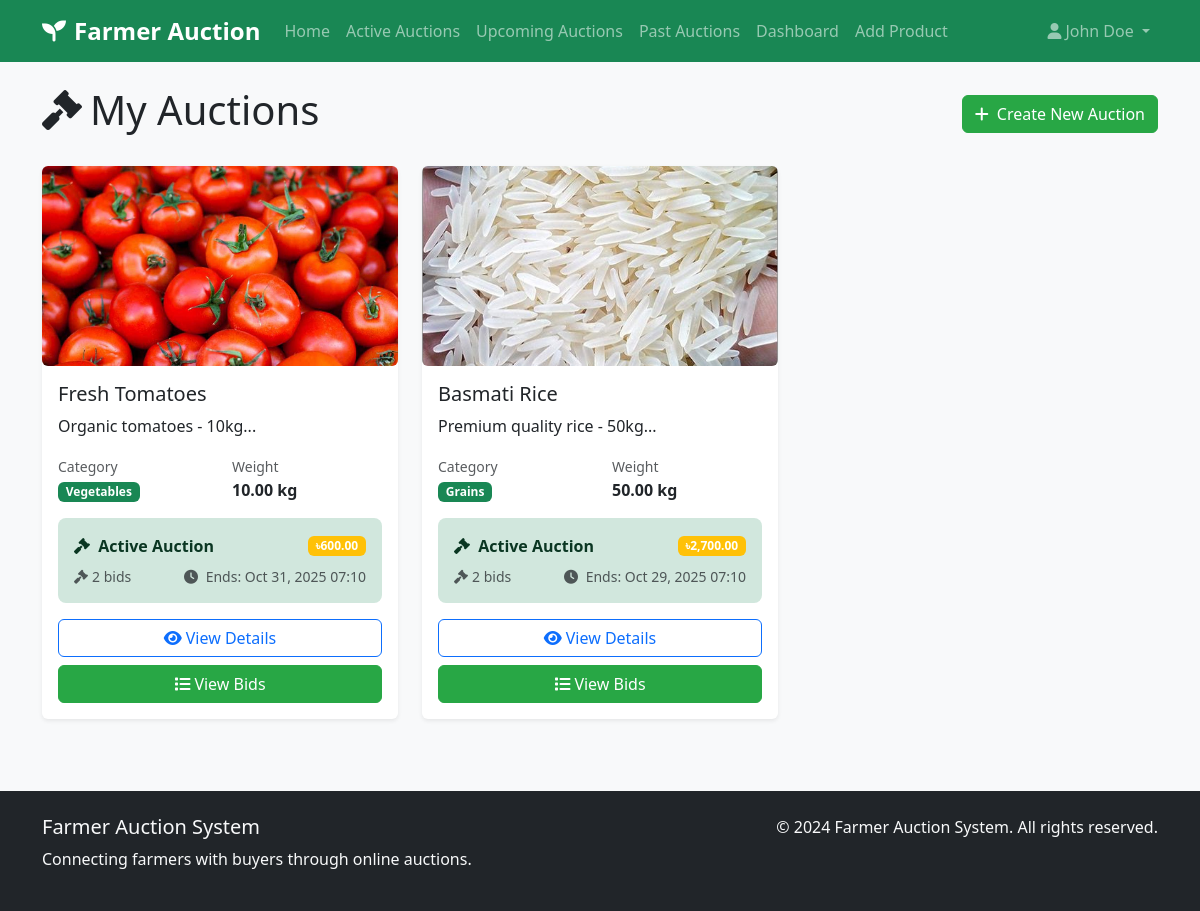
Page /farmer/auctions.php (signed in) on the committed database.
### tables this page shows
CREATE TABLE IF NOT EXISTS Auctions (
    auction_id INT PRIMARY KEY AUTO_INCREMENT,
    product_id INT NOT NULL,
    start_time DATETIME NOT NULL,
    end_time DATETIME NOT NULL,
    status ENUM('Active', 'Closed', 'Cancelled') DEFAULT 'Active',
    current_highest_bid DECIMAL(10,2) DEFAULT 0,
    created_at TIMESTAMP DEFAULT CURRENT_TIMESTAMP,
    FOREIGN KEY (product_id) REFERENCES Products(product_id) ON DELETE CASCADE
);

CREATE TABLE IF NOT EXISTS Products (
    product_id INT PRIMARY KEY AUTO_INCREMENT,
    farmer_id INT NOT NULL,
    product_name VARCHAR(100) NOT NULL,
    description TEXT,
    category VARCHAR(50),
    starting_bid DECIMAL(10,2) NOT NULL,
    weight DECIMAL(10,2),
    certification VARCHAR(50),
    created_at TIMESTAMP DEFAULT CURRENT_TIMESTAMP,
    FOREIGN KEY (farmer_id) REFERENCES Farmers(farmer_id) ON DELETE CASCADE
);

### farmer/auctions.php (the view, shortened to what this page needs)
<?php
$database = new Database();
$db = $database->getConnection();
$farmer_id = $_SESSION['user_id'];
$query = "SELECT a.*, p.product_name, p.description, p.category, p.weight,
          (SELECT image_path FROM ProductImages WHERE product_id = p.product_id LIMIT 1) as main_image,
          (SELECT COUNT(*) FROM Bids WHERE auction_id = a.auction_id) as bid_count
          FROM Auctions a
          JOIN Products p ON a.product_id = p.product_id
          WHERE p.farmer_id = ?
          ORDER BY a.created_at DESC";
$stmt = $db->prepare($query);
$stmt->execute([$farmer_id]);
$auctions = $stmt->fetchAll(PDO::FETCH_ASSOC);
include '../includes/header.php';
?>
<div class="container mt-4">
    <div class="row">
        <div class="col-12">
            <div class="d-flex justify-content-between align-items-center mb-4">
                <h1><i class="fas fa-gavel me-2"></i>My Auctions</h1>
                <a href="add_product.php" class="btn btn-success">
                    <i class="fas fa-plus me-2"></i>Create New Auction
                </a>
            </div>
        </div>
    </div>
    <?php if (empty($auctions)): ?>
        <div class="row">
            <div class="col-12">
                <div class="card">
                    <div class="card-body text-center py-5">
                        <i class="fas fa-gavel fa-4x text-muted mb-3"></i>
                        <h4 class="text-muted">No Auctions Yet</h4>
                        <p class="text-muted">Create your first auction to start selling your products.</p>
                        <a href="add_product.php" class="btn btn-success btn-lg">
                            <i class="fas fa-plus me-2"></i>Create First Auction
                        </a>
                    </div>
                </div>
            </div>
        </div>
    <?php else: ?>
        <div class="row">
            <?php foreach ($auctions as $auction): ?>
                <?php $is_upcoming = isset($auction['start_time']) && strtotime($auction['start_time']) > time(); ?>
                <div class="col-lg-4 col-md-6 mb-4">
                    <div class="card h-100">
                        <?php if ($auction['main_image']): ?>
                            <img src="<?php echo '/farmer_auction/' . ltrim($auction['main_image'], '/'); ?>" class="card-img-top product-image" alt="<?php echo htmlspecialchars($auction['product_name']); ?>">
                        <?php else: ?>
                            <div class="card-img-top bg-light d-flex align-items-center justify-content-center" style="height: 200px;">
                                <i class="fas fa-image fa-3x text-muted"></i>
                            </div>
                        <?php endif; ?>
                        <div class="card-body">
                            <h5 class="card-title"><?php echo htmlspecialchars($auction['product_name']); ?></h5>
                            <p class="card-text"><?php echo htmlspecialchars(substr($auction['description'], 0, 100)) . '...'; ?></p>
                            <div class="row mb-3">
                                <div class="col-6">
                                    <small class="text-muted">Category</small><br>
                                    <span class="badge bg-success"><?php echo htmlspecialchars($auction['category']); ?></span>
                                </div>
                                <div class="col-6">
                                    <small class="text-muted">Weight</small><br>
                                    <strong><?php echo $auction['weight']; ?> kg</strong>
                                </div>
                            </div>
                            <?php if ($is_upcoming): ?>
                                <div class="alert alert-info mb-3">
                            <?php else: ?>
                                <div class="alert alert-<?php echo $auction['status'] === 'Active' ? 'success' : ($auction['status'] === 'Closed' ? 'secondary' : 'danger'); ?> mb-3">
                            <?php endif; ?>
                                <div class="d-flex justify-content-between align-items-center">
                                    <span>
                                        <i class="fas fa-gavel me-1"></i>
                                        <strong><?php echo $is_upcoming ? 'Upcoming' : $auction['status']; ?> Auction</strong>
                                    </span>
                                    <span class="badge bg-warning">
                                        ৳<?php echo number_format($auction['current_highest_bid'], 2); ?>
                                    </span>
                                </div>
                                <div class="d-flex justify-content-between align-items-center mt-2">
                                    <small class="text-muted">
                                        <i class="fas fa-gavel me-1"></i><?php echo $auction['bid_count']; ?> bids
                                    </small>
                                    <?php if (!$is_upcoming && $auction['status'] === 'Active'): ?>
                                        <small class="text-muted">
                                            <i class="fas fa-clock me-1"></i>
                                            Ends: <?php echo date('M j, Y H:i', strtotime($auction['end_time'])); ?>
                                        </small>
                                    <?php endif; ?>
                                </div>
                            </div>
                            <div class="d-grid gap-2">
                                <a href="auction_details.php?id=<?php echo $auction['auction_id']; ?>" class="btn btn-outline-primary">
                                    <i class="fas fa-eye me-1"></i>View Details
                                </a>
                                <?php if (!$is_upcoming && $auction['status'] === 'Active'): ?>
                                    <a href="auction_bids.php?id=<?php echo $auction['auction_id']; ?>" class="btn btn-success">
                                        <i class="fas fa-list me-1"></i>View Bids
                                    </a>
                                <?php elseif ($is_upcoming): ?>
                                    <button class="btn btn-secondary" disabled><i class="fas fa-clock me-1"></i>Upcoming</button>
                                <?php endif; ?>
                            </div>
                        </div>
                    </div>
                </div>
            <?php endforeach; ?>
        </div>
    <?php endif; ?>
</div>
<?php include '../includes/footer.php'; ?>

### assets/css/style.css (style rules this page uses)
body { font-family: 'Segoe UI', Tahoma, Geneva, Verdana, sans-serif; background-color: #f8f9fa; }
.card { border: none; box-shadow: 0 0.125rem 0.25rem rgba(0, 0, 0, 0.075); transition: transform 0.2s ease-in-out; }
.product-image { width: 100%; height: 200px; object-fit: cover; border-radius: 0.375rem; }
.btn-success { background-color: #28a745; border-color: #28a745; }
.alert { border: none; border-radius: 0.5rem; }

### rows in the picture
auctions: shows a picture, product.product_name "Fresh Tomatoes", product.description "Organic tomatoes - 10kg", product.category "Vegetables", product.weight "10.00", status "Active", current_highest_bid "600.00", bid_count "2", end_time "Oct 31, 2025 07:10"
auctions: shows a picture, product.product_name "Basmati Rice", product.description "Premium quality rice - 50kg", product.category "Grains", product.weight "50.00", status "Active", current_highest_bid "2,700.00", bid_count "2", end_time "Oct 29, 2025 07:10"

### other values in the picture
$_SESSION['name'] "John Doe"
